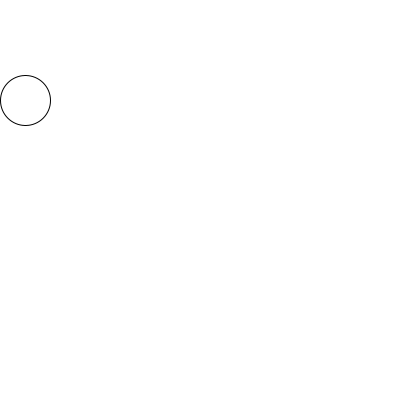
Frame 1 (no input)
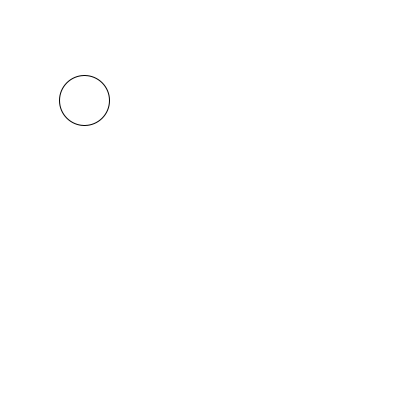
Frame 60 (the mouse pressed at the canvas centre just before this capture)
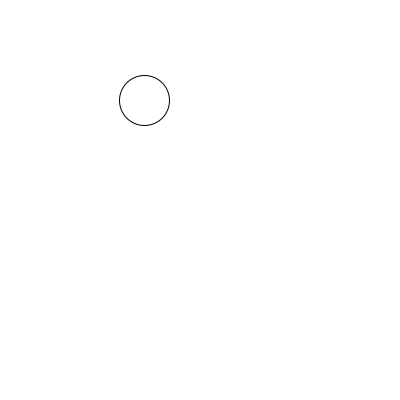
Frame 120 (the mouse held since frame 60 and released just before this capture)

The Processing sketch that drew these frames (run headless with seeded random() and noise(); from frame 60 on, the mouse is pressed at the canvas centre):

// Processing sketch: reboteSimple
// ── reboteSimple.pde
int px, dir;
int tam;
void setup() {
  size(400, 400);
  tam = 50;
  dir = 1;
  px = tam/2;
}
void draw() {
  background(255);
  ellipse(px, 100, tam, tam);
  if (px>= width-tam/2 || px< tam/2 ) {
    dir = dir *-1;
  }


  px = px+dir;
  println(dir);
}
